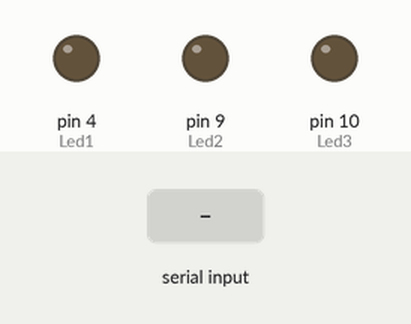
Bench run of a sketch on a simulated Arduino Uno, built with avr-gcc and run on an emulated ATmega328P. Shown: output pins drawn as LEDs (lit = HIGH). The inputs (shaded band) are chosen by the test bench. What the sketch prints to the serial monitor is not drawn.

Above: at 1.2 s.
1.3 s: "R" received over the second serial link
At 1.9 s:
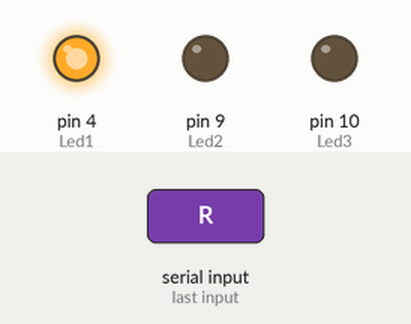
2.8 s: "Y" received over the second serial link
At 4.0 s:
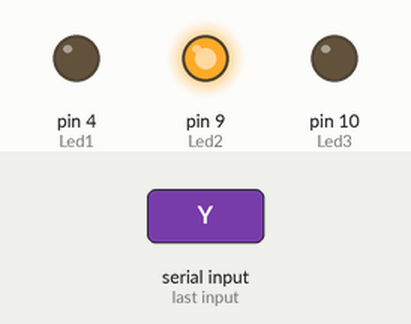
4.3 s: "G" received over Serial
At 5.5 s:
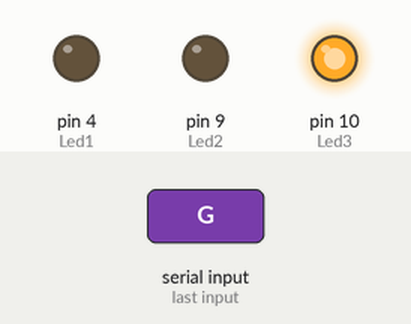
5.8 s: "R" received over Serial
At 6.6 s:
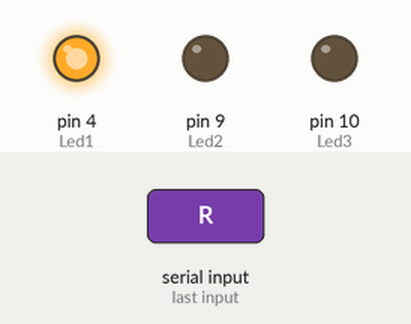
7.3 s: "Y" received over Serial
At 7.7 s:
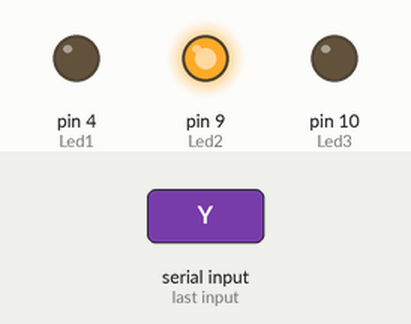
8.8 s: "G" received over the second serial link
At 10.0 s:
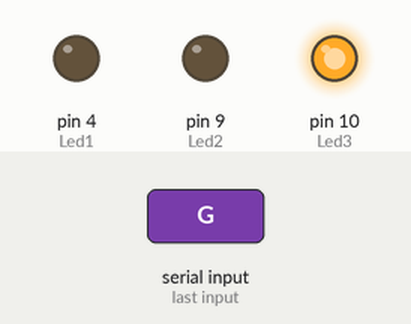
Timing chart, 0 to 11.3 s (numbered marks = the images above; inputs shaded):
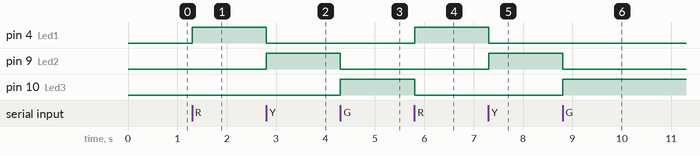

The sketch:

Bluetooth_Connection_LED.ino
```cpp
#include<SoftwareSerial.h>

int Led1=4;
int Led2=9;
int Led3=10;
char BT_input;
SoftwareSerial Bluetooth(12,11);
void setup() {
  pinMode(Led1,OUTPUT);
  pinMode(Led2,OUTPUT);
  pinMode(Led3,OUTPUT);
  Serial.begin(9600);
  Bluetooth.begin(9600);
}

void loop() {
  if(Bluetooth.available()>0)
  {
    BT_input=Bluetooth.read();

    Serial.write(BT_input);
    if(BT_input=='R')
    {
      digitalWrite(Led1,HIGH);
      digitalWrite(Led2,LOW);
      digitalWrite(Led3,LOW);
    }

    else if(BT_input=='Y')
    {
      digitalWrite(Led1,LOW);
      digitalWrite(Led2,HIGH);
      digitalWrite(Led3,LOW);
    }

    else if(BT_input=='G')
    {
      digitalWrite(Led1,LOW);
      digitalWrite(Led2,LOW);
      digitalWrite(Led3,HIGH);
    }
  }
  if(Serial.available())
  {
    BT_input=Serial.read();
    Bluetooth.write(BT_input);

    if(BT_input=='R')
    {
      digitalWrite(Led1,HIGH);
      digitalWrite(Led2,LOW);
      digitalWrite(Led3,LOW);
    }

    else if(BT_input=='Y')
    {
      digitalWrite(Led1,LOW);
      digitalWrite(Led2,HIGH);
      digitalWrite(Led3,LOW);
    }

    else if(BT_input=='G')
    {
      digitalWrite(Led1,LOW);
      digitalWrite(Led2,LOW);
      digitalWrite(Led3,HIGH);
    }
  }
}
```

Measured:
- after the input at 1.3 s, pin 4 (Led1): LOW → HIGH at once
- after the input at 2.8 s, pin 4 (Led1): HIGH → LOW at once; pin 9 (Led2): LOW → HIGH at once
- after the input at 4.3 s, pin 9 (Led2): HIGH → LOW at once; pin 10 (Led3): LOW → HIGH at once
- after the input at 5.8 s, pin 4 (Led1): LOW → HIGH at once; pin 10 (Led3): HIGH → LOW at once
- after the input at 7.3 s, pin 4 (Led1): HIGH → LOW at once; pin 9 (Led2): LOW → HIGH at once
- after the input at 8.8 s, pin 9 (Led2): HIGH → LOW at once; pin 10 (Led3): LOW → HIGH at once
